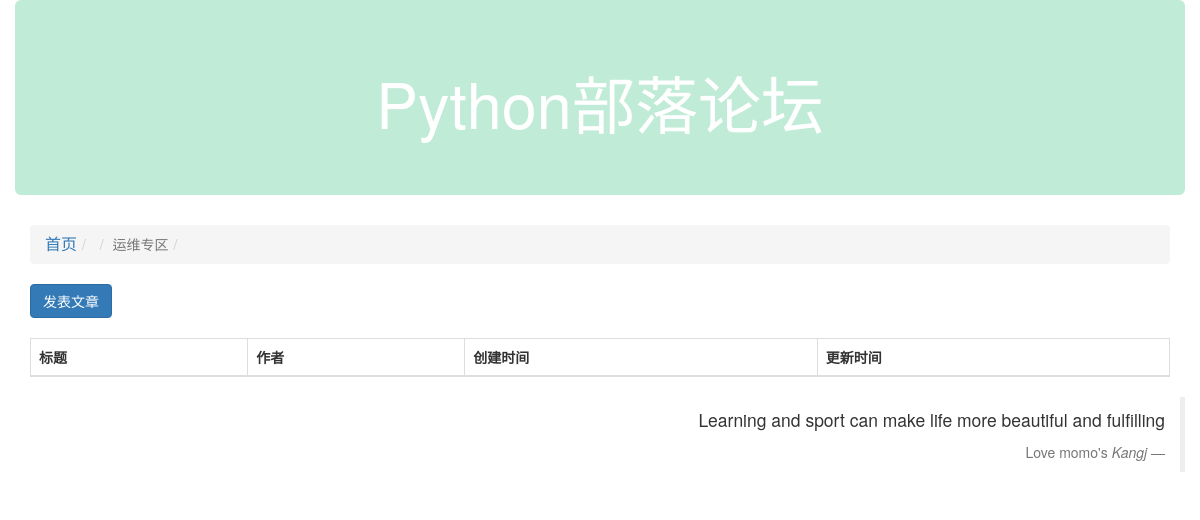
Before: /article/list/1 with the older database file.
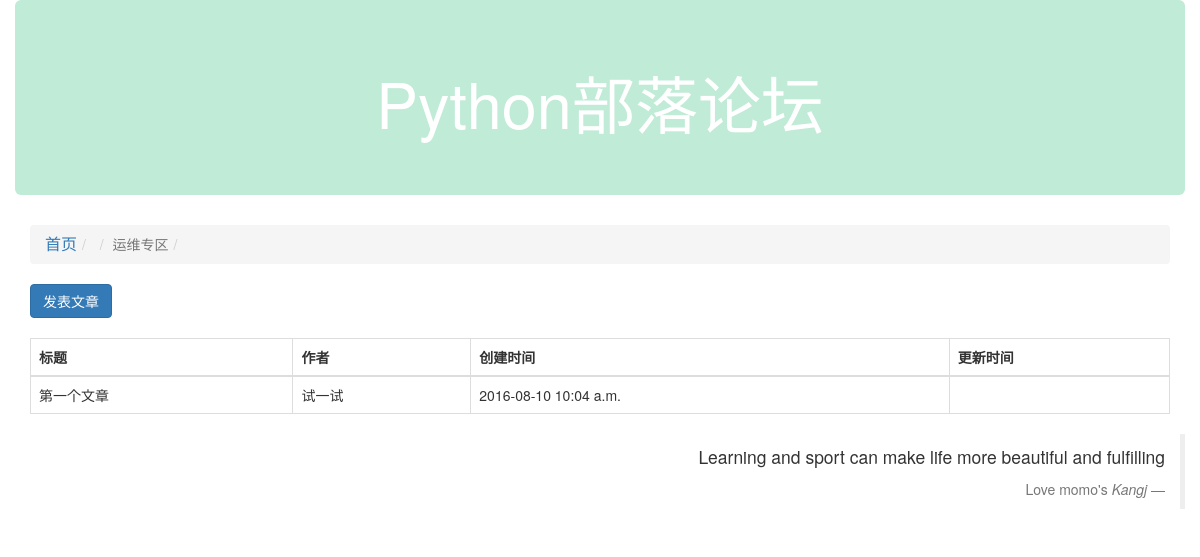
After: the same page with the newer database file.
### article/models.py (models this page shows, shortened)
class Article(models.Model):
    block=models.ForeignKey(Block,verbose_name="板块ID")
    title=models.CharField("板块名称",max_length=100)
    content=models.CharField("板块描述",max_length=1000)
    status=models.IntegerField("状态",choices=((0,"正常"),(1,"删除")),default=0)
    create_timestamp=models.DateTimeField("创建时间",auto_now_add=True)
    last_updata_timestamp=models.DateTimeField("更新时间",auto_now=True)
    class Meta:
        verbose_name="文章"
        verbose_name_plural="文章"

### article/views.py (the view)
# urls.py: url(r'^list/(?P<block_id>\d+)',article_list),
def article_list(request,block_id):
    block_id=int(block_id)
    blockss=Block.objects.get(id=block_id)
    articles_objs=Article.objects.filter(block=block_id,status=0).order_by("-id")
    return render(request,"article_list.html",{"articles":articles_objs,"b":blockss})

### article/templates/article_list.html
{%extends "base.html"%}
{%block content%}
<div class="col-xs-12 col-md-12">
    <ol class="breadcrumb">
        <li><a href="/" style="font-size:16px">首页</a><li>
        <li class="active">{{b.name}}<li>
    </ol>
</div>
<div class="col-xs-12 col-md-12">
    <a href=# class="btn btn-primary">发表文章</a>
    <br />
    <br />
</div>
<div class="col-xs-12 col-md-12">
    <table class="table table-bordered">
        <thead>
            <tr>
                <th>标题</th>
                <th>作者</th>
                <th>创建时间</th>
                <th>更新时间</th>
            </tr>
        </thead>
        <tbody>
            {%for article in articles%}
            <tr>
                <td>{{article.title}}</td>
                <td>{{article.content}}</td>
                <td>{{article.create_timestamp|date:"Y-m-d P"}}</td>
                <td>{{article.last_update_timestamp|date:"Y-m-d P"}}</td>
            </tr>
            {%endfor%}
        </tbody>
    </table>
</div>
{%endblock%}

Changed rows visible on the page:
added Article: title "第一个文章", content "试一试", create_timestamp "2016-08-10 10:04 a.m."
